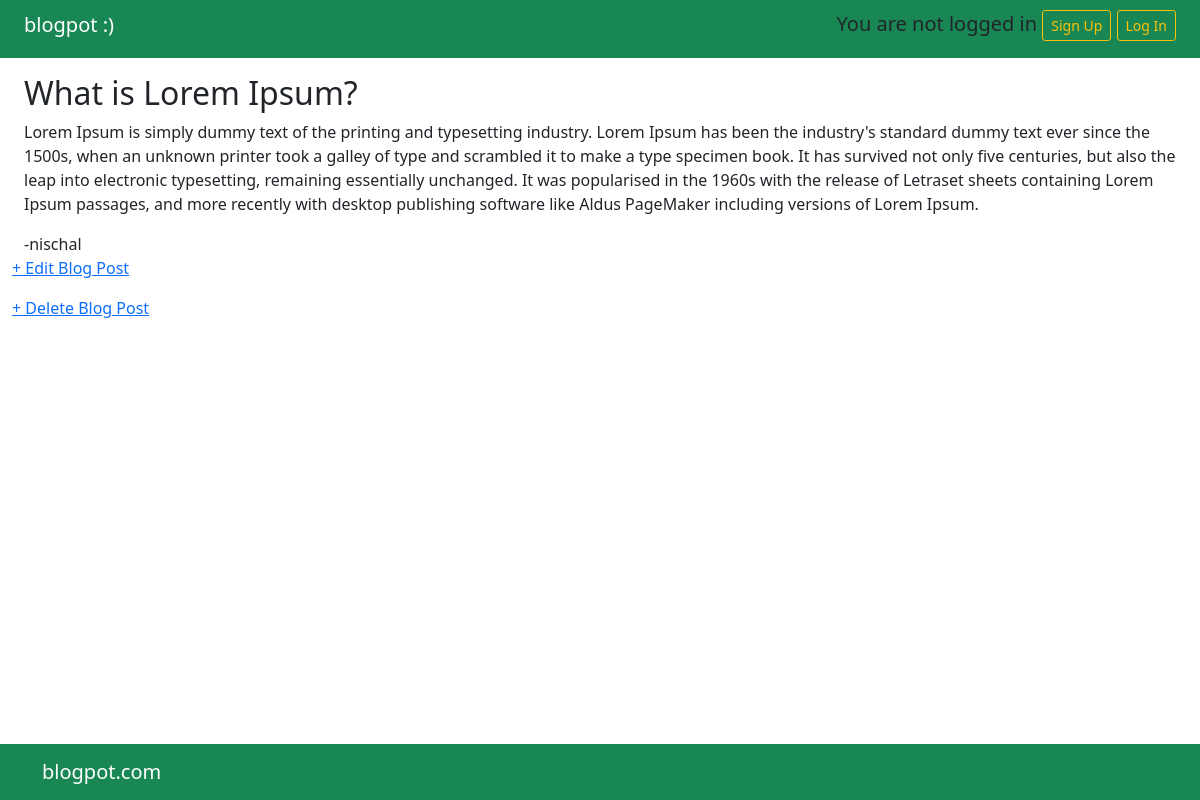
Screenshot of /post/3/ with the database file from the repository.
### blog/models.py (models this page shows, shortened)
class Post(models.Model):
    title = models.CharField(max_length=200)
    author = models.ForeignKey(
        'auth.User',
        on_delete=models.CASCADE,
    )
    body = models.TextField()

### blog/views.py (the view)
# urls.py: path('post/<int:pk>/', BlogDetailView.as_view(), name='post_detail'),
class BlogDetailView(DetailView):
    model = Post
    template_name = 'post_detail.html'

### templates/post_detail.html
{% extends 'base.html' %}
{% block content %}
<div class="post-entry container-fluid my-3">
<h2>{{ object.title }}</h2>
<p>{{ object.body }}</p>
</div>
<div class="container-fluid">
    <text>-{{ post.author }}</text>
</div>
<p><a href="{% url 'post_edit' post.pk %}">+ Edit Blog Post</a></p>
<p><a href="{% url 'post_delete' post.pk %}">+ Delete Blog Post</a></p>
{% endblock content %}

### rows the page displays
Post: title "What is Lorem Ipsum?", body "Lorem Ipsum is simply dummy text of the printing and typesetting industry. Lorem Ipsum has been the industry's standard dummy text ever since the 1500s, when an unknown printer took a galley of type and scrambled it to make a type specimen book. It has survived not only five centuries, but also the leap into electronic typesetting, remaining essentially unchanged. It was popularised in the 1960s with the release of Letraset sheets containing Lorem Ipsum passages, and more recently with desktop publishing software like Aldus PageMaker including versions of Lorem Ipsum.", author "nischal"
